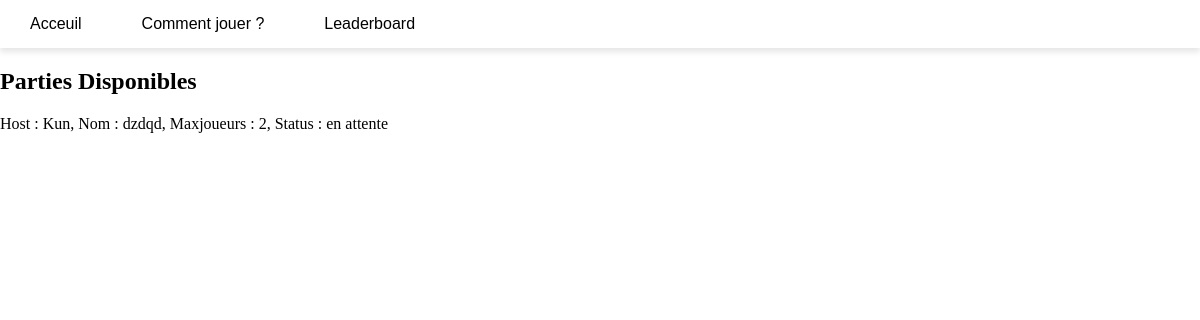
The app's page /classic_games with its own data.
### tables this page shows
CREATE TABLE classic (
    id INTEGER PRIMARY KEY AUTOINCREMENT,
    host TEXT,
    name TEXT,
    status TEXT NOT NULL,
    maxplayers INT,
    creation TIMESTAMP
);

### main.py (the view)
@app.route("/classic_games", methods=['GET', 'POST'])
def classic_games():
    liste_parties = get_classic_games()
    return render_template("./classic_games.html", gamelist=liste_parties, iter_liste=range(len(liste_parties)))

### matchmaking.py (called while the page is built)
def get_classic_games()->list[tuple]:
    try:
        con = sqlite3.connect("./database/database.db")
        cur = con.cursor()
        sqlreq = f"SELECT * FROM classic"
        res = cur.execute(sqlreq)
        reslist = res.fetchall()
        con.close()
        return reslist
    except Exception as erreur:
        print("Erreur dans get_classic_games() :", erreur)
        return []

### templates/classic_games.html (shortened to what this page needs)
<!DOCTYPE html>
<html>
<head>
    <link rel="stylesheet" href="{{url_for('static', filename='styles.css')}}">
</head>
<body>
    <nav class="navbar">
        <ul>
            <li><a href="/">Acceuil</a></li>
            <li><a href="">Comment jouer ?</a></li>
            <li><a href="leaderboard">Leaderboard</a></li>
        </ul>
    </nav>
    <main>
        <div>
            <h2> Parties Disponibles </h2>
            {% for i in iter_liste %}
                <p> Host : {{gamelist[i][1]}}, Nom : {{gamelist[i][2]}}, Maxjoueurs : {{gamelist[i][4]}}, Status : {{gamelist[i][3]}}</p>
            {% endfor %}
        </div>
    </main>
</body>

### static/styles.css (style rules this page uses)
html { height: 100%; }
body { margin: 0px; height: 100%; }
.navbar { display: flex; background-color: #fff; box-shadow: 0 4px 6px rgba(0, 0, 0, 0.1) }
.navbar ul { list-style-type: none; background-color: hsl(0, 0%, 100%); padding: 0px; margin: 0px; overflow: hidden; }
.navbar a { color: rgb(0, 0, 0); font-family: sans-serif; text-decoration: none; padding: 15px; display: block; text-align: center; margin: 0 15px; }
.navbar li { float: left; }

### records on screen
classic: host "Kun", name "dzdqd", maxplayers "2", status "en attente"
